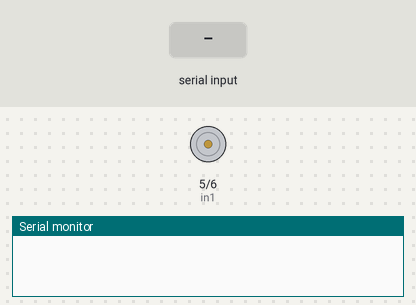
A sketch run on a simulated Arduino Uno, built with avr-gcc and run on an emulated ATmega328P. On the bench: motor-driver pin pairs drawn as motors (green arrow = first pin HIGH = forward, orange = second pin HIGH = backward, longer = more drive, scaled by the enable pin), the last lines printed to the serial monitor. The test bench sets the inputs (shaded band).

Above: at 1.2 s.
1.3 s: "1\n" received over Serial
At 2.1 s:
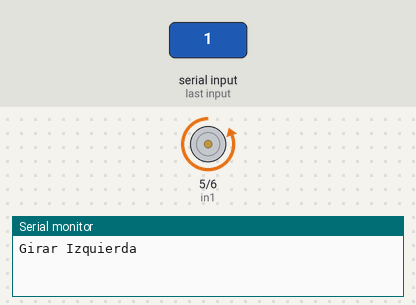
2.9 s: "2\n" received over Serial
At 3.6 s:
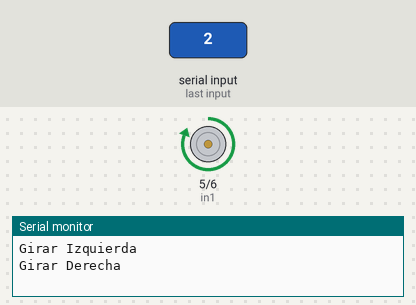
4.4 s: "0\n" received over Serial
At 5.1 s:
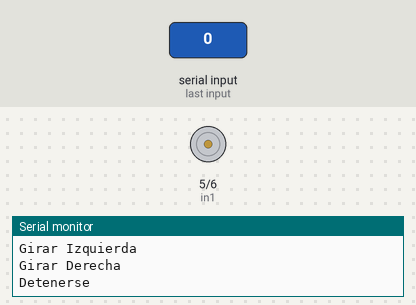
Timing chart, 0 to 7.4 s (numbered marks = the images above; inputs shaded):
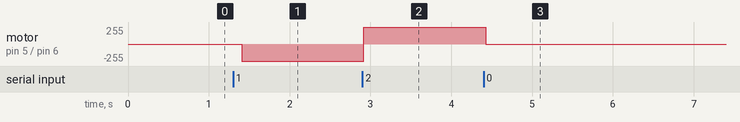

The sketch:

P34_PuenteH_Ex.ino
```cpp
int ENA = 3; //Pin PWM
int in1 = 5;
int in2 = 6;
void setup() {
  // put your setup code here, to run once:
  pinMode(in1, OUTPUT);
  pinMode(in2, OUTPUT);
  //ENA ... no lleva pinmode porque es de PWM
  Serial.begin(9600);
  Serial.setTimeout(10);
}
void loop() {
  // put your main code here, to run repeatedly:
  if(Serial.available()>0){
      int v = Serial.readString().toInt();
      if (v == 0){
        Serial.println("Detenerse");
        digitalWrite(in1, 0);
        digitalWrite(in2, 0);
        analogWrite(ENA, 0);
      }
      else if(v==1){
        Serial.println("Girar Izquierda");
        digitalWrite(in1, 0);
        digitalWrite(in2, 1);
        analogWrite(ENA, 255);
      }
      else if (v == 2){
        Serial.println("Girar Derecha");
        digitalWrite(in1, 1);
        digitalWrite(in2, 0);
        analogWrite(ENA, 255);
      }
      else{
        Serial.println("Movimiento no valido!");
      }
  }
  delay(100);
}
```

Measured:
- after the input at 1.3 s, motor on pin 5 (in1) / pin 6 (in2): stopped → backward 255/255 after 0.11 s
- after the input at 2.9 s, motor on pin 5 (in1) / pin 6 (in2): backward 255/255 → forward 255/255 at once
- after the input at 4.4 s, motor on pin 5 (in1) / pin 6 (in2): forward 255/255 → stopped at once
